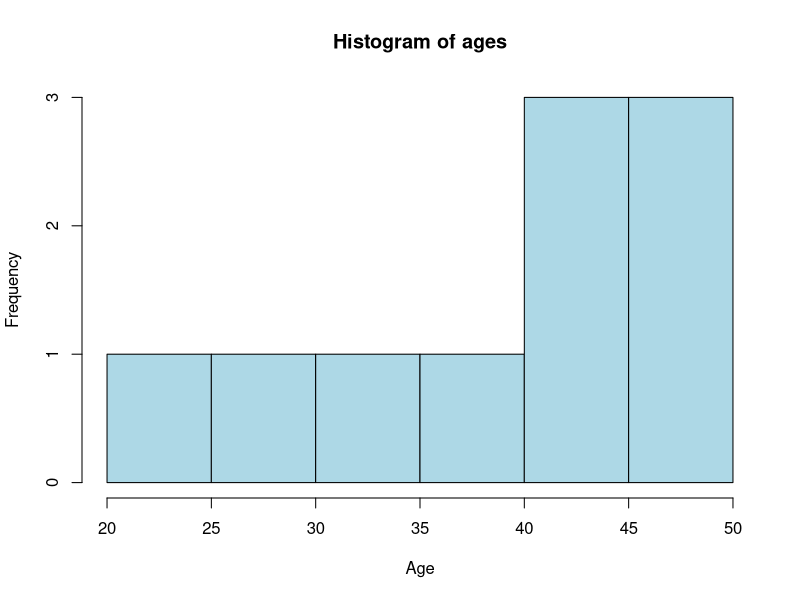

Reproduce this figure in R.
example <- 123

example_data <- data.frame(
    ID = 1:10,
    Age = sample(18:50, 10, replace = TRUE),
    Score = round(runif(10, 50, 100), 1)
)

print(example_data)

hist(example_data$Age, 
    main = "Histogram of ages",
    xlab = "Age",
    ylab = "Frequency",
    col = "lightblue",
    border = "black")
